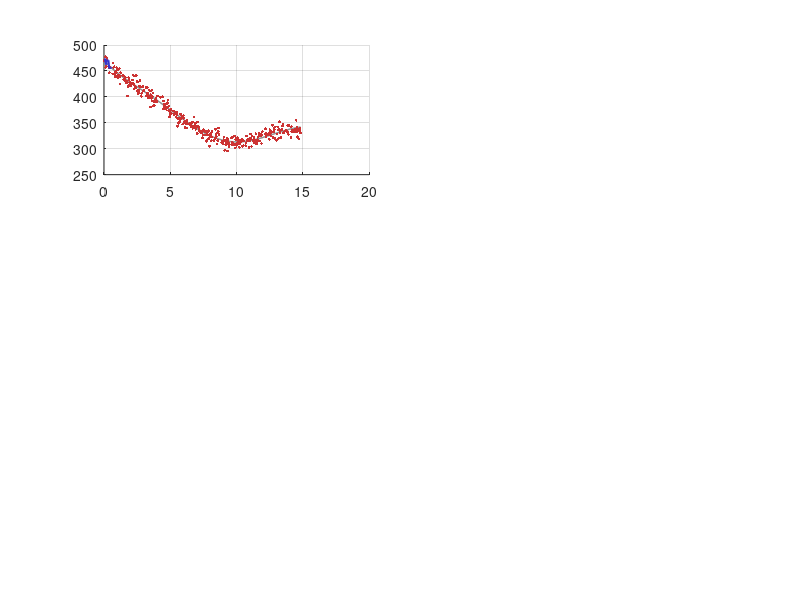

Write MATLAB code to recreate this figure. (Note: this script raises an error after producing the figure.)
%% RECLAIM — Smoothing Pipeline Visualization
%  Visualizes the 4-stage angular smoothing pipeline:
%    Stage 1: Raw bbox center from TRT (30fps, noisy)
%    Stage 2: Bbox EMA smoothing (alpha=0.5)
%    Stage 3: P controller output
%    Stage 4: Angular EMA (alpha=0.45) + deadband taper + sinusoidal ramp
%
%  Also shows feed-forward prediction benefit and detection hold behavior.
%
%  Author: Shady Siam
%  Date:   March 24, 2026

clear; clc; close all;

%% ===== Parameters =====
dt = 0.033;             % 30 fps
N  = 450;               % 15 seconds of data
image_width = 640;
img_cx = image_width / 2;

% Controller
Kp = 0.0012;            % P gain (prototype V2)
alpha_bbox = 0.5;       % bbox EMA
alpha_ang  = 0.45;      % angular EMA
deadband   = 0.015;     % smooth taper zone
ramp_rate  = 0.6;       % sinusoidal ramp limiter
min_cmd    = 0.04;      % motor deadband override

% Detection hold
det_hold_max = 4;       % frames to hold last detection

%% ===== Simulate Realistic Detection Data =====
% Scenario: target starts at 150px right of center, robot approaches
% Target drifts slightly, has noise, and has flicker gaps

rng(42);
t = (0:N-1) * dt;

% True target position (smooth drift toward center as robot corrects)
true_cx = img_cx + 150 * exp(-t / 4.0) + 20 * sin(0.5 * t);

% Noisy measurements (TRT bbox noise)
noise_std = 8;  % pixels — typical bbox center noise at 30fps
measured_cx = true_cx + noise_std * randn(1, N);

% Simulate detection flicker — randomly drop detections
flicker_mask = ones(1, N);
% Create random gaps of 1-5 frames
i = 1;
while i <= N
    if rand < 0.08  % 8% chance of gap start
        gap_len = randi([1, 5]);
        gap_end = min(N, i + gap_len - 1);
        flicker_mask(i:gap_end) = 0;
        i = gap_end + 1;
    else
        i = i + 1;
    end
end

%% ===== Stage 1: Raw input (with flicker) =====
raw_cx = measured_cx .* flicker_mask;
raw_cx(flicker_mask == 0) = NaN;  % NaN = no detection

%% ===== Stage 2: Bbox EMA + Detection Hold =====
bbox_smooth = zeros(1, N);
bbox_smooth(1) = measured_cx(1);
hold_counter = 0;
held_value = measured_cx(1);

for i = 2:N
    if flicker_mask(i) == 1
        % Got a detection — apply EMA
        bbox_smooth(i) = alpha_bbox * measured_cx(i) + (1-alpha_bbox) * bbox_smooth(i-1);
        held_value = bbox_smooth(i);
        hold_counter = 0;
    else
        % No detection — use hold
        hold_counter = hold_counter + 1;
        if hold_counter <= det_hold_max
            bbox_smooth(i) = held_value;  % hold last good value
        else
            bbox_smooth(i) = NaN;  % expired — truly lost
        end
    end
end

%% ===== Stage 3: P controller output =====
p_output = zeros(1, N);
for i = 1:N
    if ~isnan(bbox_smooth(i))
        offset = bbox_smooth(i) - img_cx;
        p_output(i) = -Kp * offset;
        p_output(i) = max(-0.15, min(0.15, p_output(i)));
    else
        p_output(i) = 0;
    end
end

%% ===== Stage 4: Angular EMA + deadband taper + sinusoidal ramp =====
final_w = zeros(1, N);
filtered_w = 0;
last_w = 0;

for i = 1:N
    raw_w = p_output(i);

    % EMA
    filtered_w = alpha_ang * raw_w + (1-alpha_ang) * filtered_w;

    % Smooth taper near zero (quadratic)
    w_out = filtered_w;
    if abs(w_out) < deadband
        scale = (w_out / deadband)^2;
        w_out = w_out * scale;
    end

    % Sinusoidal ramp limiter
    max_delta = ramp_rate * dt;
    delta = w_out - last_w;
    if abs(delta) > max_delta
        t_ratio = max_delta / abs(delta);
        smooth_t = 0.5 * (1 - cos(pi * t_ratio));
        w_out = last_w + delta * smooth_t;
    end

    last_w = w_out;
    final_w(i) = w_out;
end

%% ===== Feed-forward comparison =====
% Without feed-forward: just the pipeline above (already computed)
% With feed-forward: predict next position from velocity estimate

ff_w = zeros(1, N);
ff_filtered = 0;
ff_last = 0;
bbox_vel = 0;  % estimated bbox velocity (px/frame)

for i = 2:N
    if ~isnan(bbox_smooth(i)) && ~isnan(bbox_smooth(i-1))
        % Estimate velocity
        raw_vel = (bbox_smooth(i) - bbox_smooth(i-1)) / dt;
        bbox_vel = 0.3 * raw_vel + 0.7 * bbox_vel;  % smooth velocity estimate

        % Predicted position = current + velocity * dt
        predicted_cx = bbox_smooth(i) + bbox_vel * dt;
        offset = predicted_cx - img_cx;
    elseif ~isnan(bbox_smooth(i))
        offset = bbox_smooth(i) - img_cx;
    else
        offset = 0;
    end

    raw_w = -Kp * offset;
    raw_w = max(-0.15, min(0.15, raw_w));

    ff_filtered = alpha_ang * raw_w + (1-alpha_ang) * ff_filtered;
    w_out = ff_filtered;
    if abs(w_out) < deadband
        scale = (w_out / deadband)^2;
        w_out = w_out * scale;
    end
    max_delta = ramp_rate * dt;
    delta = w_out - ff_last;
    if abs(delta) > max_delta
        t_ratio = max_delta / abs(delta);
        smooth_t = 0.5 * (1 - cos(pi * t_ratio));
        w_out = ff_last + delta * smooth_t;
    end
    ff_last = w_out;
    ff_w(i) = w_out;
end

%% ===== PLOTTING =====
figure('Position', [50, 50, 1400, 1000], 'Color', 'w');

% Color scheme
c_raw   = [0.8 0.2 0.2];
c_bbox  = [0.2 0.2 0.8];
c_p     = [0.8 0.6 0];
c_final = [0 0.7 0];
c_ff    = [0.5 0 0.8];
c_true  = [0.4 0.4 0.4];

% --- Plot 1: Raw vs smoothed bbox center ---
subplot(3,2,1);
hold on; grid on;
plot(t, true_cx, '-', 'Color', c_true, 'LineWidth', 1);
scatter(t(flicker_mask==1), raw_cx(flicker_mask==1), 4, c_raw, 'filled');
plot(t, bbox_smooth, '-', 'Color', c_bbox, 'LineWidth', 1.5);
yline(img_cx, 'k--', 'Center');
xlabel('Time (s)'); ylabel('Bbox center X (px)');
title('Stage 1→2: Raw Detection → Bbox EMA', 'FontSize', 11);
legend('True position', 'Raw (with flicker)', 'EMA smoothed + hold', ...
       'Location', 'northeast');

% --- Plot 2: Detection hold behavior (zoom) ---
subplot(3,2,2);
% Find a flicker gap to zoom into
gap_starts = find(diff(flicker_mask) == -1);
if ~isempty(gap_starts)
    zoom_center = gap_starts(min(3, length(gap_starts)));
    zoom_range = max(1, zoom_center-30):min(N, zoom_center+50);
    hold on; grid on;

    % Background: shade gap frames
    for j = zoom_range
        if flicker_mask(j) == 0
            patch([t(j)-dt/2 t(j)+dt/2 t(j)+dt/2 t(j)-dt/2], ...
                  [min(bbox_smooth(zoom_range))-10 min(bbox_smooth(zoom_range))-10 ...
                   max(bbox_smooth(zoom_range))+10 max(bbox_smooth(zoom_range))+10], ...
                  [1 0.9 0.9], 'EdgeColor', 'none', 'FaceAlpha', 0.5);
        end
    end

    scatter(t(zoom_range), raw_cx(zoom_range), 20, c_raw, 'filled');
    plot(t(zoom_range), bbox_smooth(zoom_range), '-o', 'Color', c_bbox, ...
         'LineWidth', 1.5, 'MarkerSize', 3);
    xlabel('Time (s)'); ylabel('Bbox center X (px)');
    title('Detection Hold Behavior (Zoomed)', 'FontSize', 11);
    text(t(zoom_center), max(bbox_smooth(zoom_range))+5, ...
         sprintf('Hold %d frames', det_hold_max), 'FontSize', 9, ...
         'Color', [0.8 0 0], 'FontWeight', 'bold');
    legend('Raw (NaN = gap)', 'Held + smoothed', 'Location', 'best');
end

% --- Plot 3: P controller output ---
subplot(3,2,3);
hold on; grid on;
plot(t, p_output, '-', 'Color', c_p, 'LineWidth', 1.5);
yline(0, 'k--');
yline(deadband, 'r:', 'Deadband');
yline(-deadband, 'r:');
xlabel('Time (s)'); ylabel('\omega_{raw} (rad/s)');
title('Stage 3: P Controller Output', 'FontSize', 11);

% --- Plot 4: Full pipeline comparison ---
subplot(3,2,4);
hold on; grid on;
plot(t, p_output, '-', 'Color', c_p, 'LineWidth', 1, 'DisplayName', 'P output');
plot(t, final_w, '-', 'Color', c_final, 'LineWidth', 2, 'DisplayName', 'Final (EMA+taper+ramp)');
yline(0, 'k--');
xlabel('Time (s)'); ylabel('\omega (rad/s)');
title('Stage 3→4: Before vs After Smoothing', 'FontSize', 11);
legend('Location', 'northeast');

% --- Plot 5: Feed-forward comparison ---
subplot(3,2,5);
hold on; grid on;
plot(t, final_w, '-', 'Color', c_final, 'LineWidth', 2);
plot(t, ff_w, '-', 'Color', c_ff, 'LineWidth', 2);
yline(0, 'k--');
xlabel('Time (s)'); ylabel('\omega (rad/s)');
title('With vs Without Feed-Forward Prediction', 'FontSize', 11);
legend('Without FF (reactive)', 'With FF (predictive)', 'Location', 'northeast');

% Compute and annotate phase lead
% Cross-correlation to estimate lead
[xc, lags] = xcorr(final_w, ff_w, 30);
[~, max_idx] = max(xc);
lead_frames = lags(max_idx);
lead_ms = lead_frames * dt * 1000;
text(t(end)*0.6, max(final_w)*0.8, sprintf('FF leads by ~%.0fms', abs(lead_ms)), ...
    'FontSize', 10, 'Color', c_ff, 'FontWeight', 'bold');

% --- Plot 6: Smoothing reduction metric ---
subplot(3,2,6);
hold on; grid on;

% Compute jerk (derivative of angular velocity)
jerk_p = abs(diff(p_output)) / dt;
jerk_final = abs(diff(final_w)) / dt;

% Smooth for plotting
window = 10;
jerk_p_smooth = movmean(jerk_p, window);
jerk_final_smooth = movmean(jerk_final, window);

plot(t(1:end-1), jerk_p_smooth, '-', 'Color', c_p, 'LineWidth', 1.5);
plot(t(1:end-1), jerk_final_smooth, '-', 'Color', c_final, 'LineWidth', 2);
xlabel('Time (s)'); ylabel('Angular jerk (rad/s^2)');
title('Jerk Reduction (Smoothness Metric)', 'FontSize', 11);

% Compute reduction percentage
jerk_reduction = (1 - rms(jerk_final) / rms(jerk_p)) * 100;
legend(sprintf('Raw P (RMS=%.3f)', rms(jerk_p)), ...
       sprintf('Smoothed (RMS=%.3f, %.0f%% reduction)', rms(jerk_final), jerk_reduction), ...
       'Location', 'northeast');

sgtitle('RECLAIM — Angular Smoothing Pipeline (4-Stage)', 'FontSize', 15, 'FontWeight', 'bold');

saveas(gcf, fullfile(fileparts(mfilename('fullpath')), 'smoothing_pipeline.png'));
fprintf('Saved smoothing_pipeline.png\n');

%% ===== Summary Stats =====
fprintf('\n========================================\n');
fprintf('  SMOOTHING PIPELINE SUMMARY\n');
fprintf('========================================\n');
fprintf('Detection rate: %.0f%% (%.0f/%.0f frames detected)\n', ...
    sum(flicker_mask)/N*100, sum(flicker_mask), N);
fprintf('Bbox EMA alpha: %.2f\n', alpha_bbox);
fprintf('Angular EMA alpha: %.2f\n', alpha_ang);
fprintf('Deadband: %.3f rad/s\n', deadband);
fprintf('Ramp rate: %.1f rad/s^2\n', ramp_rate);
fprintf('P gain: %.4f\n', Kp);
fprintf('Jerk reduction: %.0f%%\n', jerk_reduction);
fprintf('Feed-forward lead: ~%.0fms\n', abs(lead_ms));
fprintf('========================================\n');
